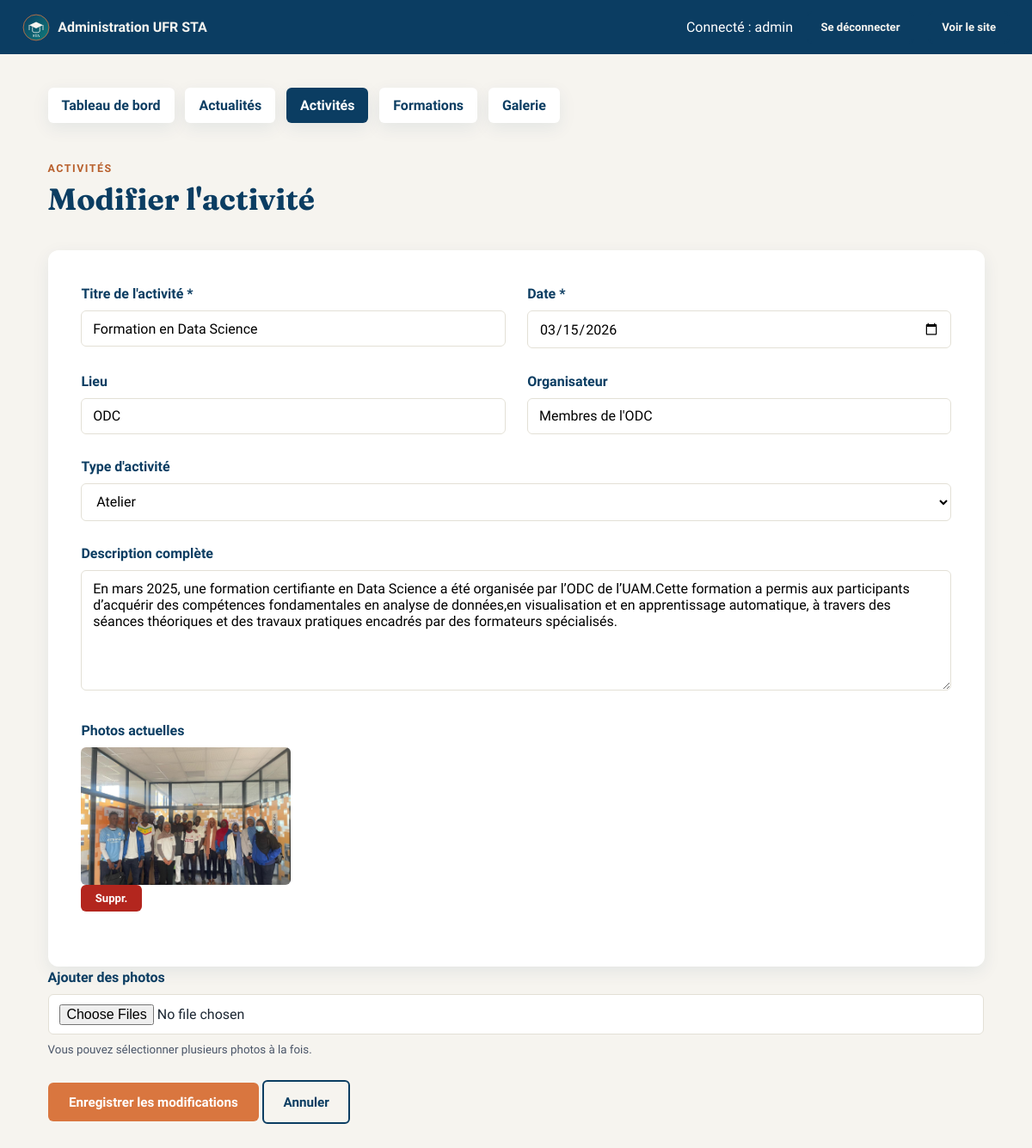
/admin/activites/modifier/1 (signed in), run on the app's committed database.
### tables this page shows
CREATE TABLE activites (
    id             INTEGER PRIMARY KEY AUTOINCREMENT,
    titre          TEXT NOT NULL,
    date_activite  TEXT NOT NULL,
    lieu           TEXT,
    organisateur   TEXT,
    description    TEXT,
    type_activite  TEXT DEFAULT 'activite'
);

CREATE TABLE activite_photos (
    id            INTEGER PRIMARY KEY AUTOINCREMENT,
    activite_id   INTEGER NOT NULL,
    filename      TEXT NOT NULL,
    FOREIGN KEY (activite_id) REFERENCES activites (id) ON DELETE CASCADE
);

### backend/app.py (the view, shortened to what this page needs)
@app.route("/admin/activites/modifier/<int:activite_id>", methods=["GET", "POST"])
@login_required
def admin_activite_modifier(activite_id):
    activite = query_db("SELECT * FROM activites WHERE id = ?", (activite_id,), one=True)
    if activite is None:
        abort(404)
    photos = query_db(
        "SELECT * FROM activite_photos WHERE activite_id = ?", (activite_id,)
    )
    return render_template(
        "admin/activite_form.html", activite=activite, photos=photos
    )

### backend/app.py (called while the page is built)
def get_db():
    if "db" not in g:
        g.db = sqlite3.connect(app.config["DATABASE"])
        g.db.row_factory = sqlite3.Row
        g.db.execute("PRAGMA foreign_keys = ON")
    return g.db

def query_db(query, args=(), one=False):
    cur = get_db().execute(query, args)
    rows = cur.fetchall()
    cur.close()
    return (rows[0] if rows else None) if one else rows

def login_required(view):
    @wraps(view)
    def wrapped(*args, **kwargs):
        if not session.get("admin_logged_in"):
            flash("Veuillez vous connecter pour acceder a l'administration.", "error")
            return redirect(url_for("admin_login"))
        return view(*args, **kwargs)
    return wrapped

@app.context_processor
def inject_globals():
    ticker_items = query_db(
        "SELECT id, titre FROM actualites ORDER BY date_publication DESC LIMIT 6"
    )
    return {
        "current_year": datetime.now().year,
        "nom_ufr": "UFR Sciences et Technologies Avancées (STA)",
        "ticker_items": ticker_items,
    }

### templates/admin/activite_form.html (shortened to what this page needs)
{% extends "admin/base.html" %}
{% block content %}
<div class="section-header">
  <span class="eyebrow">Activités</span>
  <h2>{{ "Modifier l'activité" if activite else 'Ajouter une activité' }}</h2>
</div>
<form method="POST" enctype="multipart/form-data" class="card card--padded">
  <div class="form-grid form-grid--2">
    <div class="form-field">
      <label for="titre">Titre de l'activité *</label>
      <input type="text" id="titre" name="titre" required value="{{ activite['titre'] if activite else '' }}">
    </div>
    <div class="form-field">
      <label for="date_activite">Date *</label>
      <input type="date" id="date_activite" name="date_activite" required
             value="{{ activite['date_activite'] if activite else '' }}">
    </div>
  </div>
  <div class="form-grid form-grid--2">
    <div class="form-field">
      <label for="lieu">Lieu</label>
      <input type="text" id="lieu" name="lieu" value="{{ activite['lieu'] if activite else '' }}">
    </div>
    <div class="form-field">
      <label for="organisateur">Organisateur</label>
      <input type="text" id="organisateur" name="organisateur" value="{{ activite['organisateur'] if activite else '' }}">
    </div>
  </div>
  <div class="form-field">
    <label for="type_activite">Type d'activité</label>
    {% set type_actuel = activite['type_activite'] if activite else 'atelier' %}
    <select id="type_activite" name="type_activite">
      <option value="atelier" {% if type_actuel=='atelier' %}selected{% endif %}>Atelier</option>
    </select>
  </div>
  <div class="form-field">
    <label for="description">Description complète</label>
    <textarea id="description" name="description">{{ activite['description'] if activite else '' }}</textarea>
  </div>
  {% if activite and photos %}
  <div class="form-field">
    <label>Photos actuelles</label>
    <div class="photo-grid">
      {% for photo in photos %}
      <div class="photo-item">
        <img src="{{ url_for('static', filename='images/' + photo['filename']) }}" alt="Photo de l'activité">
        <form method="POST" action="{{ url_for('admin_activite_photo_supprimer', photo_id=photo['id']) }}"
              data-confirm="Supprimer cette photo ?" class="photo-item__delete">
          <button type="submit" class="btn btn--small btn--danger">Suppr.</button>
        </form>
      </div>
      {% endfor %}
    </div>
  </div>
  {% endif %}
  <div class="form-field">
    <label for="photos">{{ 'Ajouter des photos' if activite else 'Galerie photos' }}</label>
    <input type="file" id="photos" name="photos" accept="image/*" multiple>
    <small>Vous pouvez sélectionner plusieurs photos à la fois.</small>
  </div>
  <button type="submit" class="btn btn--primary">{{ 'Enregistrer les modifications' if activite else "Publier l'activité" }}</button>
  <a class="btn btn--ghost" href="{{ url_for('admin_activites') }}">Annuler</a>
</form>
{% endblock %}

### static/css/style.css (style rules this page uses)
:root { --color-navy: #0b3d62; --color-navy-dark: #082b46; --color-teal: #0e7c7b; --color-terracotta: #d9763f; --color-terracotta-dark: #b85f2c; --color-cream: #f6f4ef; --color-cream-dark: #efebe2; --color-ink: #1c2733; --color-ink-soft: #4a5568; --color-white: #ffffff; --color-line: #e3e0d6; --color-success: #1f7a4d; --color-error: #b3261e; --font-display: "Fraunces", Georgia, "Times New Roman", serif; --font-body: "Source Sans 3", "Segoe UI", Arial, sans-serif; --space-xs: 0.4rem; --space-sm: 0.8rem; --space-md: 1.6rem; --space-lg: 2.4rem; --space-xl: 4rem; --space-2xl: 6rem; --container-width: 1140px; --radius-sm: 6px; --radius-md: 12px; --shadow-card: 0 6px 20px rgba(11, 61, 98, 0.08); --shadow-card-hover: 0 12px 28px rgba(11, 61, 98, 0.14); }
*, *::before, *::after { box-sizing: border-box; }
html { scroll-behavior: smooth; }
body { margin: 0; font-family: var(--font-body); color: var(--color-ink); background: var(--color-cream); line-height: 1.6; -webkit-font-smoothing: antialiased; }
img { max-width: 100%; display: block; }
a { color: var(--color-teal); text-decoration: none; }
h1, h2, h3, h4 { font-family: var(--font-display); color: var(--color-navy); line-height: 1.15; margin: 0 0 var(--space-sm); }
h2 { font-size: clamp(1.5rem, 3.4vw, 2.2rem); }
.section-header { max-width: 720px; margin: 0 0 var(--space-lg); }
.eyebrow { display: inline-block; font-family: var(--font-body); font-weight: 700; letter-spacing: 0.12em; text-transform: uppercase; font-size: 0.78rem; color: var(--color-terracotta-dark); margin-bottom: var(--space-xs); }
.btn { display: inline-block; font-family: var(--font-body); font-weight: 600; padding: 0.7rem 1.4rem; border-radius: var(--radius-sm); border: 2px solid transparent; cursor: pointer; text-decoration: none; font-size: 0.95rem; transition: transform 0.15s ease, box-shadow 0.15s ease; }
.btn--primary { background: var(--color-terracotta); color: var(--color-white); }
.btn--ghost { background: transparent; border-color: var(--color-navy); color: var(--color-navy); }
.btn--small { padding: 0.4rem 0.9rem; font-size: 0.82rem; }
.btn--danger { background: var(--color-error); color: var(--color-white); }
.card { background: var(--color-white); border-radius: var(--radius-md); box-shadow: var(--shadow-card); overflow: hidden; display: flex; flex-direction: column; transition: box-shadow 0.2s ease, transform 0.2s ease; }
.card img { width: 100%; height: 180px; object-fit: cover; }
.form-field { margin-bottom: var(--space-md); }
.form-field label { display: block; font-weight: 600; margin-bottom: var(--space-xs); color: var(--color-navy); }
.form-field input, .form-field textarea, .form-field select { width: 100%; padding: 0.65rem 0.8rem; border: 1px solid var(--color-line); border-radius: var(--radius-sm); font-family: var(--font-body); font-size: 1rem; background: var(--color-white); }
.form-field textarea { min-height: 140px; resize: vertical; }
.form-field small { display: block; color: var(--color-ink-soft); margin-top: var(--space-xs); }
.form-grid { display: grid; gap: var(--space-md); }
@media (min-width: 640px) { .form-grid--2 { grid-template-columns: 1fr 1fr; } }
.photo-grid { display: grid; gap: var(--space-sm); grid-template-columns: repeat(2, 1fr); }
@media (min-width: 700px) { .photo-grid { grid-template-columns: repeat(4, 1fr); } }
.photo-grid img { height: 160px; object-fit: cover; border-radius: var(--radius-sm); cursor: zoom-in; }
.card--padded { padding: var(--space-lg); }
.photo-item { position: relative; }
.js .reveal { opacity: 0; transform: translateY(28px); transition: opacity 0.7s ease, transform 0.7s ease; transition-delay: var(--reveal-delay, 0s); }
.js .reveal.is-visible { opacity: 1; transform: none; }
.card { will-change: transform; }
.card img { transition: transform 0.5s ease; }
.photo-grid img { transition: transform 0.35s ease; }

### data on the page
activites: titre "Formation en Data Science", date_activite "03/15/2026", lieu "ODC", organisateur "Membres de l'ODC", type_activite "Atelier", description "En mars 2025, une formation certifiante en Data Science a été organisée par l’ODC de l’UAM.Cette formation a permis aux participants d’acquérir des compétences fondamentales en analyse de données,en visualisation et en apprentissage automatique, à travers des séances théoriques et des travaux pratiques encadrés par des formateurs spécialisés."
activite_photos: filename (picture)

### other printed values
{{ session.get('admin_username', '') }} "admin"
{{ "Modifier l'activité" if activite else 'Ajouter une activité' }} "Modifier l'activité"
{{ 'Ajouter des photos' if activite else 'Galerie photos' }} "Ajouter des photos"
{{ 'Enregistrer les modifications' if activite else "Publier l'activité" }} "Enregistrer les modifications"
